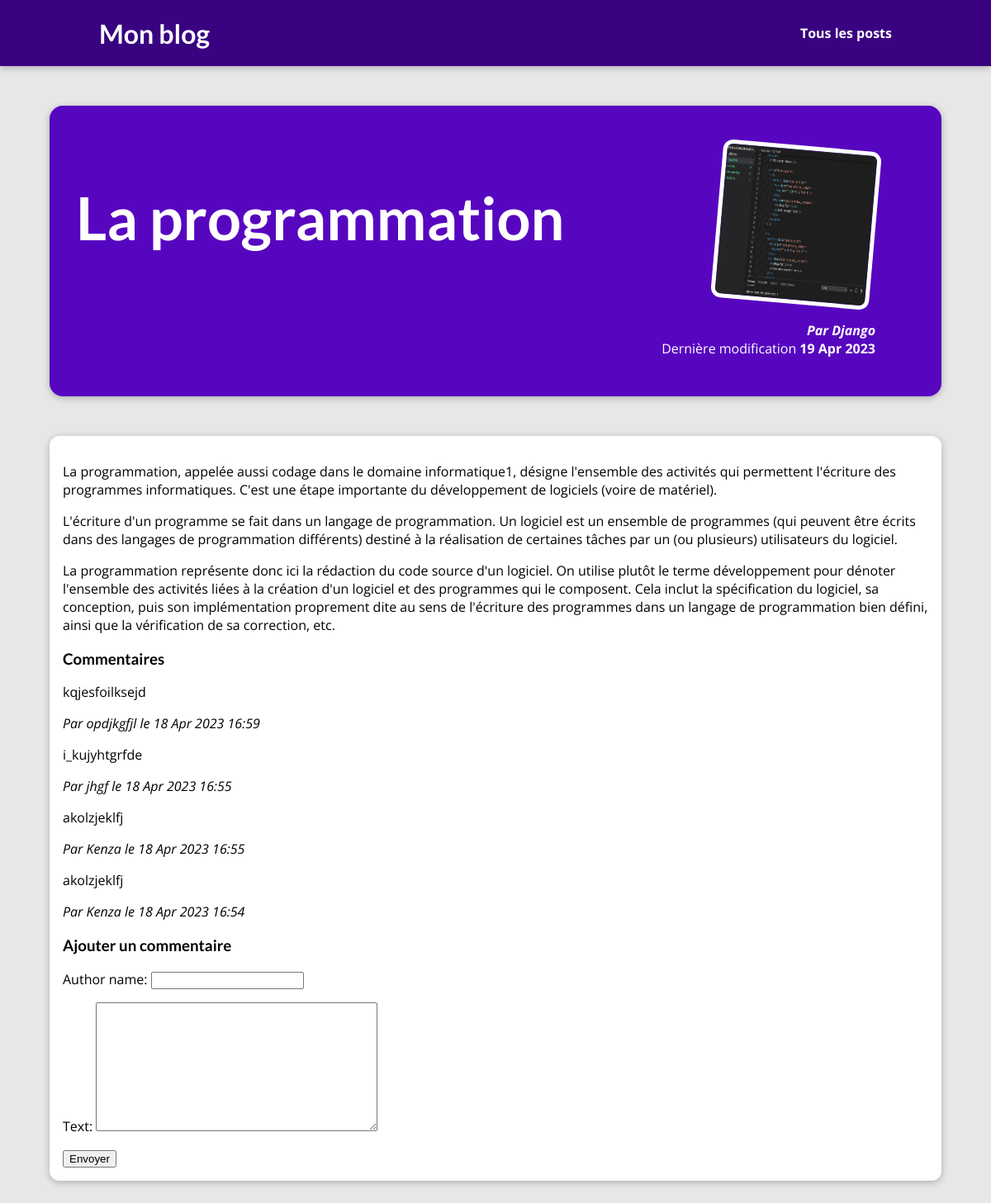
The app's page /posts/programmation with its own data.
### blog/models.py (models this page shows)
class Post(models.Model):
    title = models.CharField(max_length=150)
    excerpt = models.CharField(max_length=200)
    image_name = models.CharField(max_length=100) # montagne.png
    date = models.DateField(auto_now=True)
    slug = models.SlugField(unique=True, db_index=True)
    content = models.TextField(validators=[MinLengthValidator(10)]) # validators souleve une erreur si condition non remplie
    author = models.ForeignKey(
        Author, on_delete=models.SET_NULL, related_name="posts", null=True)
    tags = models.ManyToManyField(Tag)

class Author(models.Model):
    first_name = models.CharField(max_length=100)
    last_name = models.CharField(max_length=100)
    email_address = models.EmailField()

class Comment(models.Model):
    author_name = models.CharField(max_length=100)
    text = models.TextField(validators=[MinLengthValidator(1)])
    post = models.ForeignKey(Post, on_delete=models.CASCADE, related_name="commentaires")
    date = models.DateTimeField(auto_now_add=True)

### blog/views.py (the view)
# urls.py: path("posts/<slug:slug>", views.post_detail,
def post_detail(request, slug):
    identified_post = Post.objects.get(slug=slug)
    comments = identified_post.commentaires.order_by("-date")
    if request.method == "POST":
        form = CommentForm(request.POST)
        if form.is_valid():
            comment = form.save(commit=False) # recupere un objet sans
            comment.post = identified_post
            comment.save()
            return redirect("post-detail-page", slug=slug)
    else:
        form = CommentForm()
    return render(request, "blog/post-detail.html", {
        "post": identified_post,
        "form": form,
        "comments": comments
    })

### blog/forms.py (shortened to what this page needs)
class CommentForm(forms.ModelForm):
    class Meta:
        model = Comment
        fields = ["author_name", "text"]
        '''widgets = {
        'author_name': forms.Textarea(attrs={'cols': 80, 'rows': 20}),
    }'''

### blog/templates/blog/post-detail.html (shortened to what this page needs)
{% extends "base.html" %}
{% load static %}
{% block css_files %}
<link rel="stylesheet" href="{% static "blog/post-detail.css" %}" />
{% endblock %}
{% block content %}
<section id="summary">
  <h2>{{ post.title }}</h2>
  <article>
    <img src="{% static "blog/images/"|add:post.image_name %}" alt="{{ post.title }}" />
    <address>Par {{ post.author.firstname }} {{ post.author.last_name }}</address>
    <div>Dernière modification <time>{{ post.date|date:"d M Y" }}</time></div>
  </article>
</section>
<main>
  {{ post.content|linebreaks }}
  <h3>Commentaires</h3>
  <section id="comments">
    {% for comment in comments %}
      <div class="comment">
        <p>{{ comment.text }}</p>
        <address>Par {{ comment.author_name }} le {{ comment.date|date:"d M Y H:i" }}</address>
      </div>
    {% empty %}
      <p>Aucun commentaire pour le moment. Soyez le premier à commenter!</p>
    {% endfor %}
  </section>
  <h3>Ajouter un commentaire</h3>
  <form method="post" action="{% url 'post-detail-page' slug=post.slug %}">
    {{ form.as_p }}
    <button type="submit">Envoyer</button>
  </form>
</main>
{% endblock %}

### static/app.css (style rules this page uses)
* { box-sizing: border-box; }
html { font-family: 'Open Sans', 'Lato', sans-serif; }
body { margin: 0; }
h1, h2, h3 { font-family: 'Lato', sans-serif; font-weight: bold; }

### blog/static/blog/post-detail.css (style rules this page uses)
body { background-color: #e7e7e7; }
#summary { margin: 8rem auto 3rem auto; padding: 2rem; width: 90%; max-width: 90rem; border-radius: 16px; background-color: #5706c0; position: relative; box-shadow: 0 2px 8px rgba(0, 0, 0, 0.25); height: 22rem; }
#summary h2 { color: white; font-size: 4.5rem; }
#summary article { position: absolute; top: 2rem; right: 3rem; padding: 1rem 2rem; border-radius: 12px; text-align: right; color: white; }
#summary article img { width: 12rem; height: 12rem; border-radius: 12px; transform: rotateZ(5deg); border: 5px solid white; margin-bottom: 1rem; }
#summary address { font-weight: bold; }
#summary time { font-weight: bold; }
main { width: 90%; max-width: 90rem; margin: 3rem auto; background-color: white; padding: 1rem; border-radius: 12px; box-shadow: 0 2px 8px rgba(0, 0, 0, 0.25); }

### records on screen
Post: title "La programmation", image_name (picture), author.last_name "Django", date "19 Apr 2023", content "La programmation, appelée aussi codage dans le domaine informatique1, désigne l'ensemble des activités qui permettent l'écriture des programmes informatiques. C'est une étape importante du développement de logiciels (voire de matériel). L'écriture d'un programme se fait dans un langage de programmation. Un logiciel est un ensemble de programmes (qui peuvent être écrits dans des langages de programmation différents) destiné à la réalisation de certaines tâches par un (ou plusieurs) utilisateurs du logiciel. La programmation représente donc ici la rédaction du code source d'un logiciel. On utilise plutôt le terme développement pour dénoter l'ensemble des activités liées à la création d'un…"
Comment: text "kqjesfoilksejd", author_name "opdjkgfjl", date "18 Apr 2023 16:59"
Comment: text "i_kujyhtgrfde", author_name "jhgf", date "18 Apr 2023 16:55"
Comment: text "akolzjeklfj", author_name "Kenza", date "18 Apr 2023 16:55"
Comment: text "akolzjeklfj", author_name "Kenza", date "18 Apr 2023 16:54"
